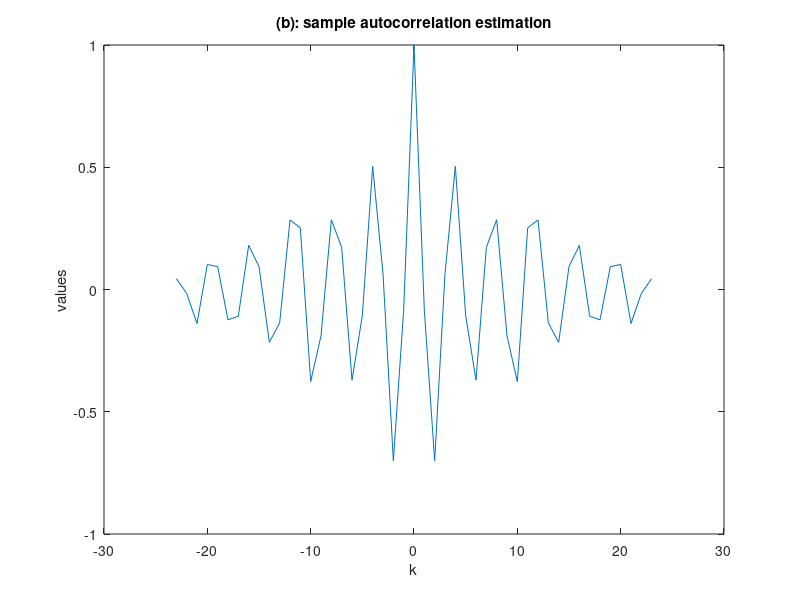

Write MATLAB code to recreate this figure. (Note: this script raises an error after producing the figure.)
vn = randn(24, 1); %Guassian Noise

%(a): a(1) = 0, a(2) = -0.81, b(0) = 1
x = zeros(24, 1);
%assuming x to be causal
x(1) = vn(1);
x(2) = vn(2);
for k = 3:24
    x(k) = -0.81*x(k-2) + vn(k);
end

%(b): sample autocorrelation estimation
[rx_est, lags] = xcorr(x, "normalized");
figure;
plot(lags, rx_est);
title("(b): sample autocorrelation estimation");
xlabel("k");
ylabel("values");

%(c): PSD of estimated autocorrelation function
Sx = DT_Fourier(rx_est, 0, -pi:pi/16:pi);
figure;
plot(-pi:pi/16:pi, abs(Sx));
title("(c): PSD of estimated autocorrelation function");
ylabel("S_x(w)");
xlabel("w");